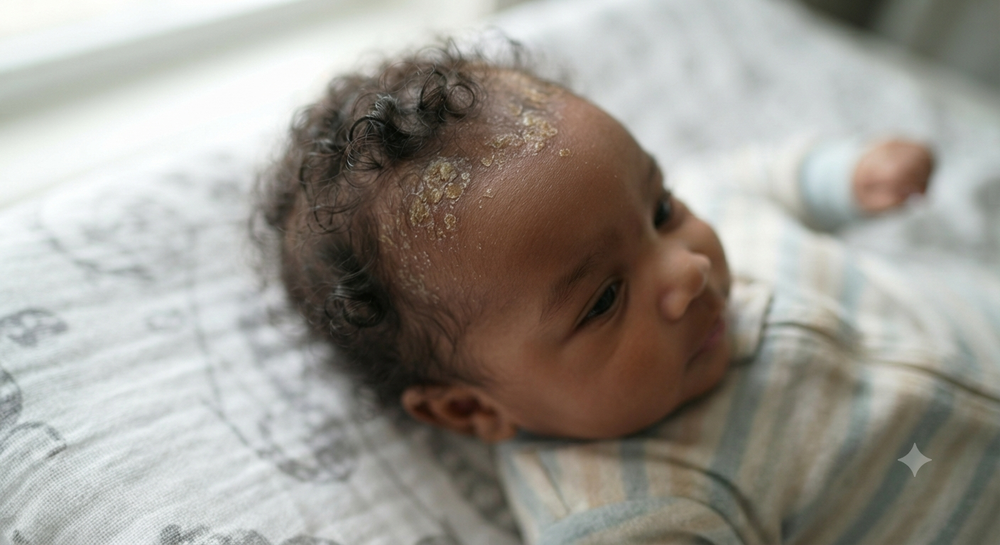
#> input picture neohealth-frontend/data/raw/training/Cradle Cap/Gemini_Generated_Image_3oszdn3oszdn3osz.png, 1000 x 545 px, shrunk from 1408 x 768 before the run
$ python -i quality.py   (imports and definitions only)   (older library calls are emulated)
#> lines starting #> are read from the running program, lines starting #| are printed output that depends on the picture
"""NeoHealth AI — Image Quality Assessment Module.

Computes objective computer vision metrics for image quality (sharpness,
brightness, contrast, and dimensions) without imposing arbitrary clinical
thresholds. Clinical acceptance criteria must be determined through formal
experimental validation on pediatric datasets.
"""

from typing import Any, Dict, Union

import cv2
import numpy as np
from PIL import Image


class ImageQualityResult:
    """Structured result of image quality metric computation."""

    def __init__(
        self,
        status: str,
        is_assessed: bool,
        metrics: Dict[str, float],
        message: str,
    ) -> None:
        self.status = status
        self.is_assessed = is_assessed
        self.metrics = metrics
        self.message = message

    def to_dict(self) -> Dict[str, Any]:
        """Serialize result to dictionary."""
        return {
            "status": self.status,
            "is_assessed": self.is_assessed,
            "metrics": self.metrics,
            "message": self.message,
        }

    def __repr__(self) -> str:
        return f"<ImageQualityResult status={self.status} is_assessed={self.is_assessed}>"


def compute_quality_metrics(
    image: Union[np.ndarray, Image.Image],
) -> ImageQualityResult:
    """Compute objective image quality metrics on an input image.

    Calculates:
    - Laplacian variance: Quantifies high-frequency edge content (sharpness vs. blur).
    - Mean brightness: Average intensity of the grayscale representation.
    - Contrast: Standard deviation of pixel intensities across the scene.
    - Intensity range: Minimum and maximum intensity values.
    - Spatial dimensions: Height, width, and color channels.

    Note:
        In adherence to clinical safety guidelines, this module does NOT reject
        images using arbitrary heuristic thresholds. Metrics are reported
        objectively for downstream clinical calibration.

    Args:
        image: Input image as a NumPy uint8 array or PIL Image.

    Returns:
        ImageQualityResult containing raw calculated metrics.
    """
    if isinstance(image, Image.Image):
        rgb_np = np.array(image.convert("RGB"), dtype=np.uint8)
    elif isinstance(image, np.ndarray):
        if image.ndim == 2:
            rgb_np = cv2.cvtColor(image.astype(np.uint8), cv2.COLOR_GRAY2RGB)
        elif image.ndim == 3 and image.shape[2] == 4:
            rgb_np = cv2.cvtColor(image.astype(np.uint8), cv2.COLOR_RGBA2RGB)
        else:
            rgb_np = image.astype(np.uint8)
    else:
        raise TypeError(f"Unsupported image type: {type(image)}")

    height, width = rgb_np.shape[:2]
#> height = 545; width = 1000
    channels = rgb_np.shape[2] if rgb_np.ndim == 3 else 1
#> channels = 3

    # Convert to grayscale for luminance analysis
    gray = cv2.cvtColor(rgb_np, cv2.COLOR_RGB2GRAY)
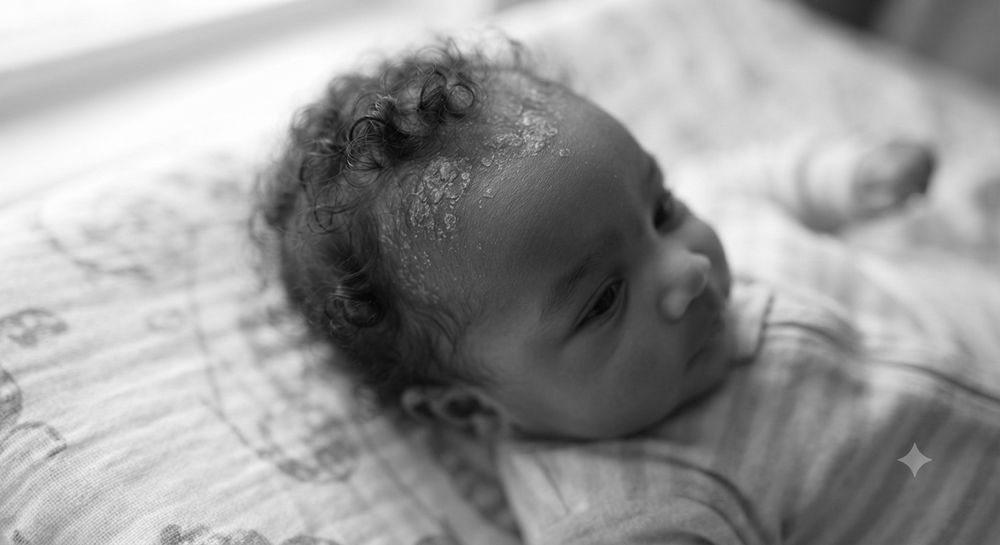
#> gray: shape (545, 1000); min 5, max 255, mean 153.1

    # 1. Sharpness via Laplacian variance
    laplacian_var = float(cv2.Laplacian(gray, cv2.CV_64F).var())
#> laplacian_var = 80.21

    # 2. Photometric distribution
    mean_brightness = float(np.mean(gray))
#> mean_brightness = 153.1
    contrast_std = float(np.std(gray))
#> contrast_std = 66.12
    min_brightness = float(np.min(gray))
#> min_brightness = 5
    max_brightness = float(np.max(gray))
#> max_brightness = 255

    metrics: Dict[str, float] = {
        "width": float(width),
        "height": float(height),
        "channels": float(channels),
        "sharpness_laplacian_var": laplacian_var,
        "mean_brightness": mean_brightness,
        "contrast_std": contrast_std,
        "min_brightness": min_brightness,
        "max_brightness": max_brightness,
    }
#> metrics = {'width': 1000, 'height': 545, 'channels': 3, 'sharpness_laplacian_var': 80.21, 'mean_brightness': 153.1, 'contrast_std': 66.12, 'min_brightness': 5, 'max_brightness': 255}

    return ImageQualityResult(
        status="quality_unassessed",
        is_assessed=False,
        metrics=metrics,
        message="Image quality metrics calculated; clinical assessment requires experimentally established thresholds.",
    )
#> in __init__, `self.metrics = metrics`: self.metrics has the same summary as metrics in compute_quality_metrics

>>> import cv2
>>> picture = cv2.cvtColor(cv2.imread('../../neohealth-frontend/data/raw/training/Cradle Cap/Gemini_Generated_Image_3oszdn3oszdn3osz.png'), cv2.COLOR_BGR2RGB)
>>> result = compute_quality_metrics(picture)

$ run again, on neohealth-frontend/data/raw/training/Cradle Cap/Gemini_Generated_Image_4ed7tl4ed7tl4ed7.png
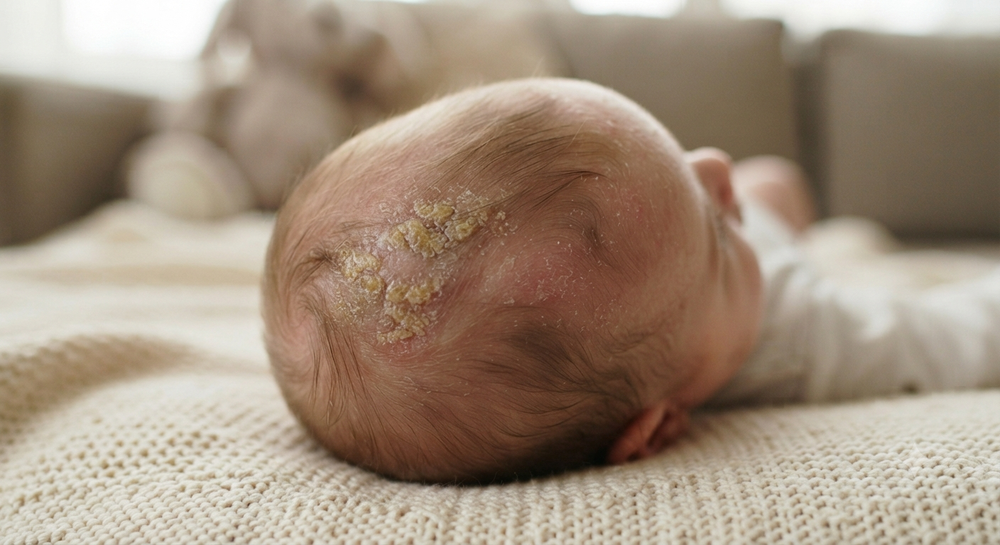
#> input picture neohealth-frontend/data/raw/training/Cradle Cap/Gemini_Generated_Image_4ed7tl4ed7tl4ed7.png, 1000 x 545 px, shrunk from 1408 x 768 before the run
#> in compute_quality_metrics, `gray = cv2.cvtColor(rgb_np, cv2.COLOR_RGB2GRAY)`:
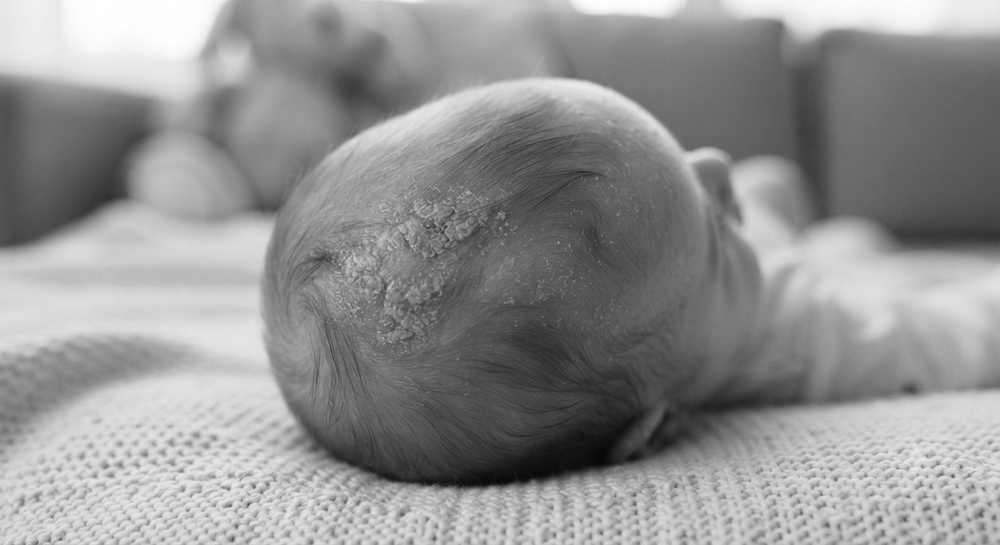
#> gray: shape (545, 1000); min 6, max 255, mean 146.1
#> laplacian_var = 109.3
#> mean_brightness = 146.1
#> contrast_std = 53.47
#> min_brightness = 6
#> max_brightness = 255
#> metrics = {'width': 1000, 'height': 545, 'channels': 3, 'sharpness_laplacian_var': 109.3, 'mean_brightness': 146.1, 'contrast_std': 53.47, 'min_brightness': 6, 'max_brightness': 255}
#> self.metrics has the same summary as metrics in compute_quality_metrics

$ run again, on neohealth-frontend/data/raw/training/Cradle Cap/Gemini_Generated_Image_7z9abq7z9abq7z9a.png
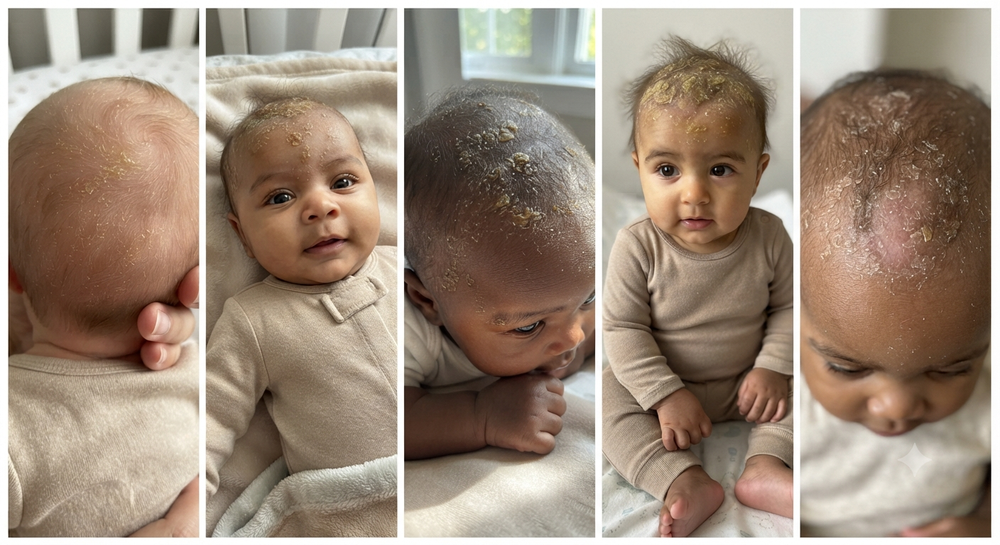
#> input picture neohealth-frontend/data/raw/training/Cradle Cap/Gemini_Generated_Image_7z9abq7z9abq7z9a.png, 1000 x 545 px, shrunk from 1408 x 768 before the run
#> in compute_quality_metrics, `gray = cv2.cvtColor(rgb_np, cv2.COLOR_RGB2GRAY)`:
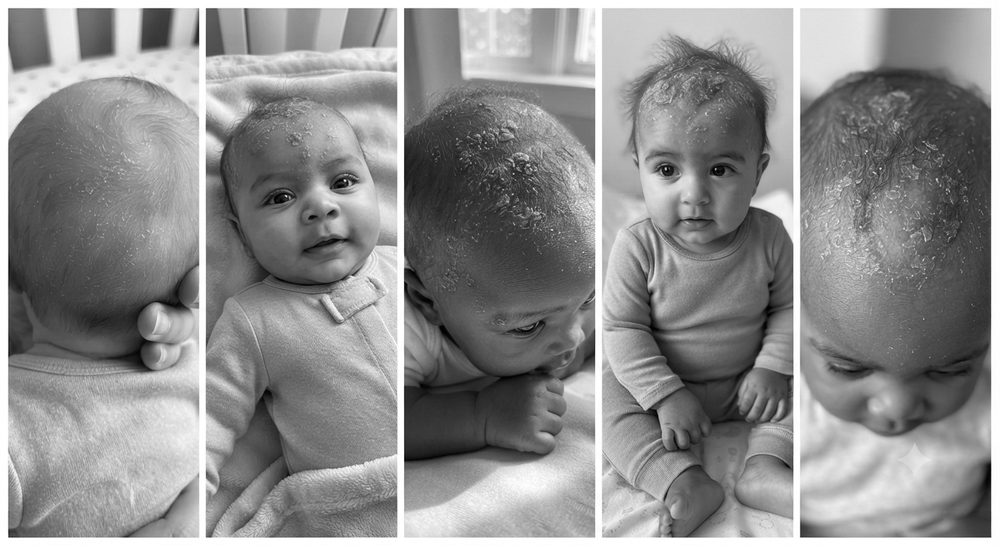
#> gray: shape (545, 1000); min 0, max 255, mean 141.5
#> laplacian_var = 588.2
#> mean_brightness = 141.5
#> contrast_std = 60.01
#> min_brightness = 0
#> max_brightness = 255
#> metrics = {'width': 1000, 'height': 545, 'channels': 3, 'sharpness_laplacian_var': 588.2, 'mean_brightness': 141.5, 'contrast_std': 60.01, 'min_brightness': 0, 'max_brightness': 255}
#> self.metrics has the same summary as metrics in compute_quality_metrics

$ run again, on neohealth-frontend/data/raw/training/Cradle Cap/Gemini_Generated_Image_8drtqe8drtqe8drt.png
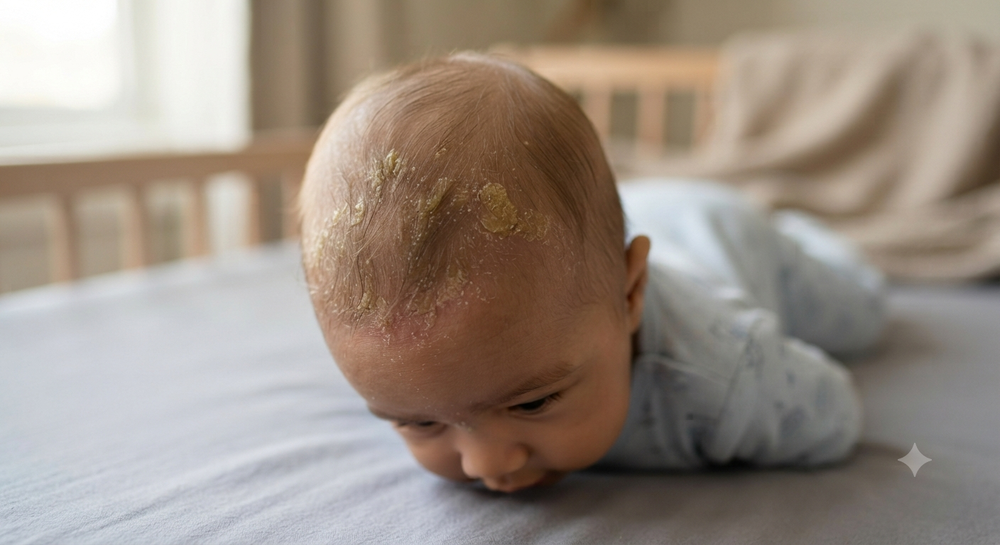
#> input picture neohealth-frontend/data/raw/training/Cradle Cap/Gemini_Generated_Image_8drtqe8drtqe8drt.png, 1000 x 545 px, shrunk from 1408 x 768 before the run
#> in compute_quality_metrics, `gray = cv2.cvtColor(rgb_np, cv2.COLOR_RGB2GRAY)`:
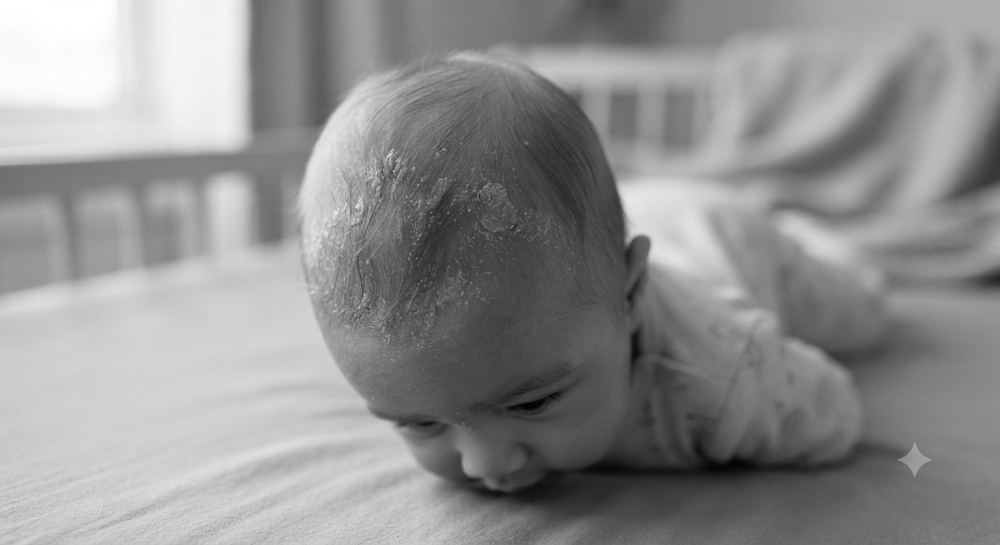
#> gray: shape (545, 1000); min 0, max 255, mean 144.4
#> laplacian_var = 67.15
#> mean_brightness = 144.4
#> contrast_std = 54.03
#> min_brightness = 0
#> max_brightness = 255
#> metrics = {'width': 1000, 'height': 545, 'channels': 3, 'sharpness_laplacian_var': 67.15, 'mean_brightness': 144.4, 'contrast_std': 54.03, 'min_brightness': 0, 'max_brightness': 255}
#> self.metrics has the same summary as metrics in compute_quality_metrics
